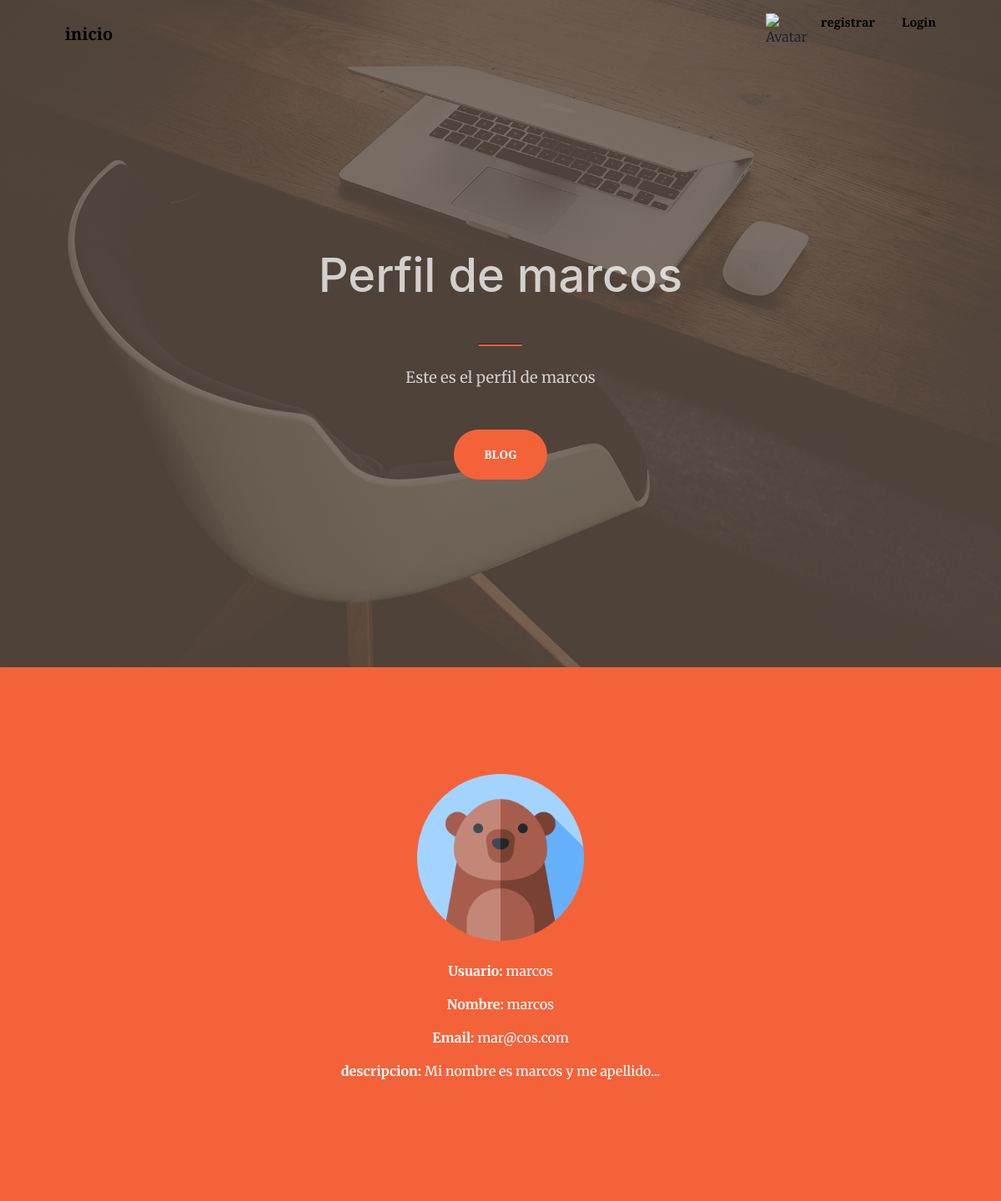
Page /user_perfil/15/ on the earlier database version.
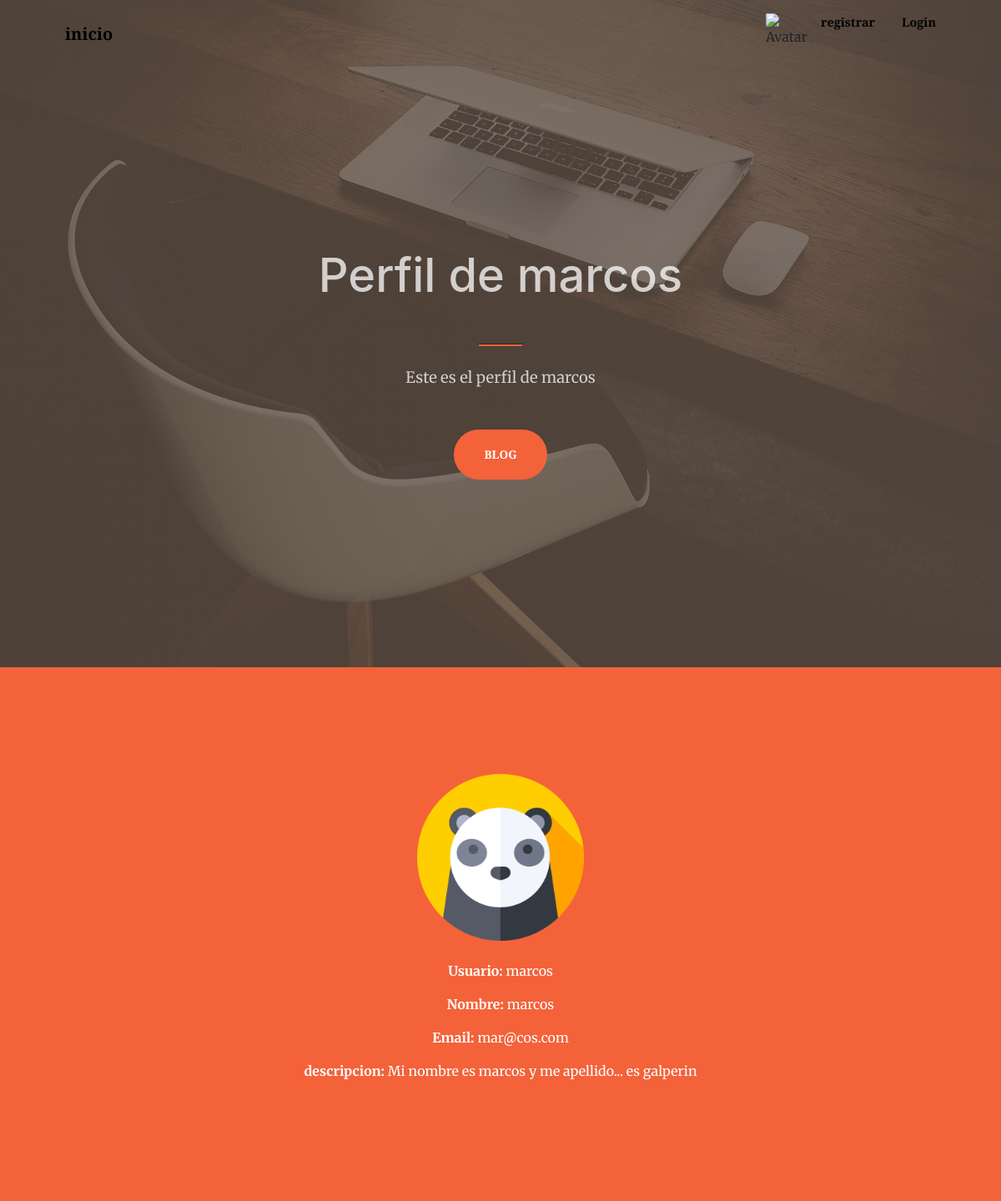
Same page on the later database version.
### usuario/models.py (models this page shows, shortened)
class Perfil(models.Model):
    user=models.OneToOneField(User, on_delete=models.CASCADE)
    imagen=models.ImageField(upload_to='avatares', null=True, blank=True)
    descripcion=models.TextField(null=True, blank=True)

### usuario/views.py (the view)
# urls.py: path('user_perfil/<int:user_id>/', user_perfil, name='user_perfil'),
def user_perfil(request, user_id=None): #muestra mi perfil o muestra un perfil un perfil pedido
    if user_id is None:
        user = request.user
    else:
        try:
            user = User.objects.get(id=user_id)
        except User.DoesNotExist:
            return redirect('app_blog:blog_mostrar_todos')
    perfil, created = Perfil.objects.get_or_create(user=user)
    if created==True:
        perfil.imagen = '/media/avatares/default_avatar.png'
        perfil.save()
    return render(request, 'user_perfil.html', {'perfil': perfil})

### usuario/templates/user_perfil.html (shortened to what this page needs)
{% extends "padre.html" %}
{% load static %}
{% block titulo %} Perfil de {{perfil.user.username}} {% endblock %}
{% block subtitulo %} Este es el perfil de {{perfil.user.username}} {% endblock %}
{% block contenido %}
    <img src= '{{ perfil.imagen.url }}' alt="Avatar" style="width:200px;height:200px;">
    <br>
    <br>
    <p style="color: white;"><b>Usuario: </b>{{perfil.user.username}}</p>
    <p style="color: white;"><b>Nombre: </b>{{perfil.user.first_name}}</p>
    <p style="color: white;"><b>Email: </b>{{perfil.user.email}}</p>
    <p style="color: white;"><b>descripcion: </b>{{perfil.descripcion}}</p>
{% endblock %}

Differences in the rows shown:
changed Perfil "marcos": imagen: a different picture; descripcion "Mi nombre es marcos y me apellido..." → "Mi nombre es marcos y me apellido... es galperin"
